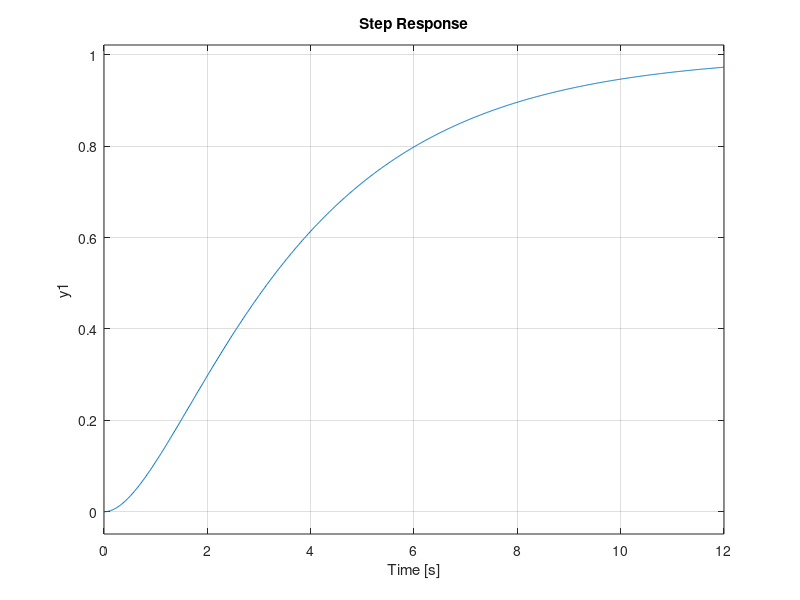

This figure's MATLAB source:
function G_S = first_step
% System Transfer Function first_step.m
% of Mass-Spring-Damper System of 2nd Order
% Tested with MATLAB + CST and
% with GNU Octave + Control-Package
% Manfred Lohoefener, March 2017, Leipzig

  clear
  close all

% Input Parameters
  m   = 30;   % [kg] Mass
  k   = 10;   % [N/m] Spring Stiffness
  d   = 40;   % [N.s/m] Friction Damping

% System Parameters
  K_S = 1;                % Proportional Gain
  T   = sqrt (m / k);     % [s] Nominal Time Constant
  D   = d / (2 * k * T);  % Nominal Damping Constant

% Formal Stuff
  T_E = 12;               % [s] Simulation End Time 
  x_T = 0: T_E/1000: T_E; % [s] Time Axis
  s   = tf ('s');         % Laplace-Operator

% System Transfer Function
  G_S = K_S / (1 + 2*D*T*s + T^2*s^2);
  step (G_S, x_T)
  print (gcf, [mfilename '.emf'], '-dmeta')
end

% Output MATLAB

% G_S =
%         1
%  ---------------
%  3 s^2 + 4 s + 1
% Continuous-time transfer function.

% Output Octave

% Transfer function 'G_S' from input 'u1' to output ...
%              1
%  y1:  ---------------
%       3 s^2 + 4 s + 1
% Continuous-time model.
